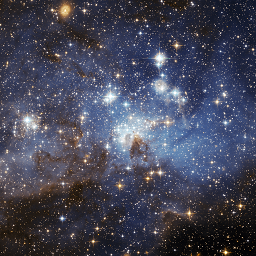
#> input picture lossyImageCompression/spaceSmall.bmp, 256 x 256 px, found by its file name
$ python lossyImageCompression.py
#> lines starting #> are read from the running program, lines starting #| are printed output that depends on the picture
### lossyImageCompression/extractingPixelDataOF.py
from PIL import Image

def takeBMPReturnSizeAndColorArrays(imageName):
    image = Image.open(imageName)
    #image.convert("RGB")
    width = image.size[0]
    height = image.size[1]

    #creating arrays conating the RGB-Values of the image
    redArray = []
    greenArray = []
    blueArray = []

    for y in range(0, height):
        for x in range(0, width):
            red, green, blue = image.getpixel((x,y))
            redArray.append(red)
            greenArray.append(green)
            blueArray.append(blue)
    #works
    return width, height, redArray, greenArray, blueArray

def createNewImage(width, height, redArray, greenArray, blueArray, newImageName, imageFormat):
    #creating a new picture
    newImage = Image.new("RGB", (width, height))
    #pixels first will be black
    pix = newImage.load()

    for i in range(0, width * height):
        x = i % width
        y = int((i - x) / width)
        #let's try round the values!
        #Because RGB values are integers!
        colorTuple = round(redArray[i]), round(greenArray[i]), round(blueArray[i])
        #pixels are filled with colors
        pix[x,y] = colorTuple

    newImage.save(newImageName, imageFormat)

### lossyImageCompression/colorSpaceConversionOF.py
#color space conversion and chroma subsampling

#creating the functions for the color space conversion
def rgbToY(red, green, blue):
    y = 0.299 * red + 0.587 * green + 0.114 * blue
    return y

def rgbToCb(red, green, blue):
    cb = (-0.1687) * red - 0.3313 * green + 0.5 * blue + 128
    return cb

def rgbToCr(red, green, blue):
    cr = 0.5 * red - 0.4187 * green - 0.0813 * blue + 128
    return cr

def yCbCrToR(y, cr):
    red = y + 1.402 * (cr - 128)
    return red

def yCbCrToG(y, cb, cr):
    green = y - (0.34414 * (cb - 128)) - (0.71414 * (cr - 128))
    return green

def yCbCrToB(y, cb):
    blue = y + 1.772 * (cb - 128)
    return blue

#this function does the space conversion and 4:2:0 chroma subsampling
def rgbToYCbCr_4_2_0(redArray, greenArray, blueArray, width, height):
    yArray = []
    cbArray = []
    crArray = []
    #getting the pixels of an image
    for color in range(0, width * height):
        red = redArray[color]
        green = greenArray[color]
        blue = blueArray[color]
        y = rgbToY(red, green, blue)
        yArray.append(y)
        #if column and row are multiples of 2 append pixels
        #there might be a better method to do the subsampling
        column = color % width
        row = int((color - column) / width)
        if column % 2 == 0 and row % 2 == 0:
            cb = rgbToCb(red, green, blue)
            cr = rgbToCr(red, green, blue)
            cbArray.append(cb)
            crArray.append(cr)
    return yArray, cbArray, crArray

# [59 lines left out: functions rgbToYCbCr_4_2_2, rgbToYCbCr_4_4_4, rgbToYCbCr_4_1_1, not called in this run]

def yCbCrToRGBFrom4_2_0(yArray, cbArray ,crArray, width, height):
    newRedArray = []
    newGreenArray = []
    newBlueArray = []
    #need to define them here because they don't have to be calculate new for each pixel
    cb = 0
    cr = 0
    for color in range(0, width * height):
        y = yArray[color]
        column = color % width
        row = int((color - column) / width)
        if column % 2 == 0:
            indexCbCr = int(int(row / 2) * (width / 2) + int(column / 2))
            cb = cbArray[indexCbCr]
            cr = crArray[indexCbCr]
        red = yCbCrToR(y, cr)
        green = yCbCrToG(y, cb, cr)
        blue = yCbCrToB(y, cb)
        newRedArray.append(red)
        newGreenArray.append(green)
        newBlueArray.append(blue)

    return newRedArray, newGreenArray, newBlueArray

# [64 lines left out: functions yCbCrToRGBFrom4_2_2, yCbCrToRGBFrom4_4_4, yCbCrToRGBFrom4_1_1, not called in this run]

#making settings depending on subsampling mode
def colorSCAndChromaSS(redArray, greenArray, blueArray, width, height, subSMode):
    #let's create mode numbers for different subsamplings
    subS4_2_0 = 0
    subS4_2_2 = 1
    subS4_2_2 = 2
    subS4_4_4 = 3
    subS4_1_1 = 4
    subSWidthChroma = 1
    subSHeightChroma = 1

    yArray, cbArray, crArray = [], [], []

    if subSMode == subS4_2_0:
        yArray, cbArray, crArray = rgbToYCbCr_4_2_0(redArray, greenArray, blueArray, width, height)
        subSWidthChroma = int(width / 2)
        subSHeightChroma = int(height / 2)
    elif subSMode == subS4_2_2:
        yArray, cbArray, crArray = rgbToYCbCr_4_2_2(redArray, greenArray, blueArray, width, height)
        subSWidthChroma = int(width / 2)
    elif subSMode == subS4_4_4:
        yArray, cbArray, crArray = rgbToYCbCr_4_4_4(redArray, greenArray, blueArray, width, height)
    elif subSMode == subS4_1_1:
        yArray, cbArray, crArray = rgbToYCbCr_4_1_1(redArray, greenArray, blueArray, width, height)
        subSWidthChroma = int(width / 4)
    else:
        print("Problem with chroma subsampling!")
    return yArray, cbArray, crArray, subSWidthChroma, subSHeightChroma

### lossyImageCompression/sortingInto8x8BlocksOF.py
#this function will take an 1-D-Array and return a 3-D-Array with same values
#It will contain blocks, which contain 8 rows, which contain 8 pixels/colors
def blockArray8x8(bildArray, width, height):
    numberBlocks = int(width * height / 64)
    #this constant will be needed by filling the new Array
    blocksInRow = int(width / 8)
    array3D = []
    for i in range(0, numberBlocks):
        #appending blocks and rows in one step
        array3D.append([[],[],[],[],[],[],[],[]])

    #the array3D will be filled with values
    for j in range(0, len(bildArray)):
        #getting the y- and x-coordinates from the former picture
        x = j % width
        y = int((j - x) / width)
        #sorting into array3D and appending the value
        blockRow = int((y - (y % 8)) / 8)
        blockColumn = int((x - (x % 8)) / 8)
        block = blockRow * blocksInRow + blockColumn
        row = y - blockRow * 8
        array3D[block][row].append(bildArray[j])

    return array3D


#this functions removes what rhw blockArray8x8 did
def oneDArray(array3D, width, height):
    numberBlocks = int(width * height / 64)
    blocksInRow = int(width / 8)
    bildArray = []


    for j in range(0, width * height):
        x = j % width
        y = int((j - x) / width)
        blockRow = int((y - (y % 8)) / 8)
        blockColumn = int((x - (x % 8)) / 8)
        block = blockRow * blocksInRow + blockColumn
        row = y - blockRow * 8
        column = x % 8
        bildArray.append(array3D[block][row][column])

    return bildArray

### lossyImageCompression/printMinutesAndSecondsOF.py
#print minutes and seconds
import time

def printMinutesAndSeconds(startTime):
    newTime = time.time()
    duration = int(newTime - startTime)
    seconds = duration % 60
    minutes = int((duration - seconds) / 60)
    print("It took", minutes, "minutes and",seconds, "seconds!" )
    startTime = newTime
    return startTime

### lossyImageCompression/discreteCosineTransformOF.py
import math

def dct2D(bildArray):

  #ergebnisArray wird angelegt
  ergebnisArray = []
  #zeilen des Arrays werden mit Spalten befuellt
  for k in range(0,8):
    ergebnisArray.append([])

  #durch die zeilen des neuen Arrays gehen
  for k in range(0,8):
  #durch die Spalten des neuen Arrays gehen
    for l in range(0,8):

      #coefficient
      coefficient = 0
      #durch die Zeilen im alten Array gehen
      for m in range(0,8):
        #durch die Spalten im alten Array gehen
        for n in range(0,8):
          wert = bildArray[m][n]
          coefficient +=  wert * math.cos(k * math.pi * ((2 * m) + 1) / 16) * math.cos(l * math.pi * ((2 * n) + 1) / 16)

      #schauen, ob am Rand -> anderer Faktor
      if k == 0 and l != 0: #((k==0)&&(l!=0))
        coefficient=coefficient*1/math.sqrt(2)
      elif l == 0 and k != 0: #((l==0)&&(k!=0))
        coefficient=coefficient*1/math.sqrt(2)
      elif l == 0 and k == 0: #((l==0)&&(k==0))
        coefficient = 0.5 * coefficient
  #anhaengen ins neue Array
      ergebnisArray[k].append(0.25 * coefficient)

  return ergebnisArray


def iDct2D(ergebnisArray):
  bildArray = []
  for m in range(0, 8):
    bildArray.append([])

  for m in range(0,8):
    for n in range(0,8):
      value = 0
      for k in range(0,8):
        for l in range(0,8):
          wert = ergebnisArray[k][l]
          summand = 0.25*wert*math.cos((((2*m)+1)*k*math.pi)/16)*math.cos((((2*n)+1)*l*math.pi)/16)
          if k != 0 and l == 0:
            summand=summand*1/math.sqrt(2)
          elif k==0 and l!=0:
            summand=summand*1/math.sqrt(2)
          elif k == 0 and l == 0:
            summand = 0.5 * summand


          value += summand
	#added int rounding because you need integers for an rgb image
      bildArray[m].append(int(value))
  return bildArray

### lossyImageCompression/quantizationOF.py
#quantisation
matrixMidQ = [[16, 11, 10, 16, 24, 40, 51, 61],
[12, 12, 14, 19, 26, 58, 60, 55],
[14, 13, 16, 24, 40, 57, 69, 56],
[14, 17, 22, 29, 51, 87, 80, 62],
[18, 22, 37, 56, 68, 109, 103, 77],
[24, 35, 55, 64, 81, 104, 113, 92],
[49, 64, 78, 87, 103, 121, 120, 101],
[72, 92, 95, 98, 112, 100, 103, 99]]

matrixHighQ = [[8, 16, 19, 22, 26, 27, 29, 34],
[16, 16, 22, 24, 27, 29, 34, 37],
[19, 22, 26, 27, 29, 34, 34, 38],
[22, 22, 26, 27, 29, 34, 37, 40],
[22, 26, 27, 29, 32, 35, 40, 48],
[26, 27, 29, 32, 35, 40, 48, 58],
[26, 27, 29, 34, 38, 46, 56, 69],
[27, 29, 35, 38, 46, 56, 69, 83]]

matrixLowQ = [[62, 65, 57, 60, 72, 63, 60, 82],
[57, 55, 56, 82, 108, 87, 62, 71],
[58, 50, 60, 111, 148, 114, 67, 65],
[65, 55, 66, 120, 155, 114, 68, 70],
[70, 63, 67, 101, 122, 88, 60, 78],
[71, 71, 64, 70, 80, 62, 56, 81],
[75, 82, 67, 54, 63, 65, 66, 83],
[81, 94, 75, 54, 68, 81, 81, 87]]


def quantize(matrixString, block8x8):
  matrix = []
  if matrixString == "matrixHighQ":
    matrix = matrixHighQ
  elif matrixString == "matrixMidQ":
    matrix = matrixMidQ
  elif matrixString == "matrixLowQ":
    matrix = matrixLowQ
  else:
    #print("Custom!")
    factor = int(matrixString)

    for k in range(0,8):
      matrix.append([])
      for l in range(0,8):
        matrix[k].append(factor)
    #print("Made the quantizationblock")
  quantizedArray = []
  for row in range(0,8):
    quantizedArray.append([])

  #for rows
  for k in range(0, 8):
    #for columns
    for l in range(0,8):
      #quantize values and apend to quantizedArray
      #test if there is a difference between int() and round() for the result
      quantizedCoeff = round(block8x8[k][l] / matrix[k][l])
      quantizedArray[k].append(quantizedCoeff)
  return quantizedArray

def dequantize(matrixString, qBlock8x8):
  matrix = []
  if matrixString == "matrixHighQ":
    matrix = matrixHighQ
  elif matrixString == "matrixMidQ":
    matrix = matrixMidQ
  elif matrixString == "matrixLowQ":
    matrix = matrixLowQ
  else:
    #print("Custom!")
    factor = int(matrixString)

    for k in range(0,8):
      matrix.append([])
      for l in range(0,8):
        matrix[k].append(factor)
    #print("Made the quantizationblock")
  dequantizedArray = []
  for row in range(0,8):
    dequantizedArray.append([])
  for k in range(0, 8):
  #for columns
    for l in range(0,8):
      #quantize values and apend to quantizedArray
      deQuantizedCoeff = qBlock8x8[k][l] * matrix[k][l]
      dequantizedArray[k].append(deQuantizedCoeff)
  return dequantizedArray

### lossyImageCompression/lossyImageCompression.py
import colorSpaceConversionOF as CSC
import discreteFourierTransformOF as DFT
import extractingPixelDataOF as EPD
import sortingInto8x8BlocksOF as SIB
import printMinutesAndSecondsOF as PMS
import discreteCosineTransformOF as DCT
import quantizationOF as QTZ


#testing how long it takes
import time


def compressImageAndSaveNewOne(imageName, subSMode, quantMatrix, newImageName):
    #image compression
    startTime = time.time()
    #necessary: imageName and position
    #imageName = "spaceSmall.bmp"

    #getting image (rgb) values
    width, height, redArray, greenArray, blueArray = EPD.takeBMPReturnSizeAndColorArrays(imageName)
#> in takeBMPReturnSizeAndColorArrays, image is the input picture: PIL image 256x256 RGB; mean R, G, B 68.5, 70, 87
#> after the loop in takeBMPReturnSizeAndColorArrays, `for y in range(0, height):`: blueArray = 65536 items
#> width = 256; height = 256; redArray = 65536 items; greenArray = 65536 items; blueArray = 65536 items
    print("Got the RGB values!")
    startTime = PMS.printMinutesAndSeconds(startTime)


    #color space conversion into ycbcr and chroma subsampling
    yArray, cbArray, crArray, subSWidthChroma, subSHeightChroma = CSC.colorSCAndChromaSS(redArray, greenArray, blueArray, width, height, subSMode)
#> the loop in rgbToYCbCr_4_2_0, `for color in range(0, width * height):` made 65536 passes
#> (red, green, blue, y, cb, cr) on passes 1, 3, 5, 7, 9, 11, 13, 15, 17, 19, 21, 23: (32, 26, 23, 27.45, 125.5, 131.2), (34, 27, 23, 28.64, 124.8, 131.8), (41, 34, 33, 35.98, 126.3, 131.6), (44, 38, 39, 39.91, 127.5, 130.9), (46, 39, 40, 41.21, 127.3, 131.4), (127, 95, 69, 101.6, 109.6, 146.1), (40, 38, 49, 39.85, 133.2, 128.1), (162, 134, 101, 138.6, 106.8, 144.7), (34, 33, 41, 34.21, 131.8, 127.8), (39, 36, 42, 37.58, 130.5, 129), (37, 34, 40, 35.58, 130.5, 129), (47, 40, 41, 42.21, 127.3, 131.4)
#> (red, green, blue, y, cb) on pass 97: (41, 44, 63, 45.27, 138)

    print("Converted into yCbCr!")
    startTime = PMS.printMinutesAndSeconds(startTime)

    #sorting into 8x8-Blocks, separate for y, cb and cr
    yArray3D = SIB.blockArray8x8(yArray, width, height)

    cbArray3D = SIB.blockArray8x8(cbArray, subSWidthChroma, subSHeightChroma)
    crArray3D = SIB.blockArray8x8(crArray, subSWidthChroma, subSHeightChroma)
    print("Sorted into Blocks!")
    startTime = PMS.printMinutesAndSeconds(startTime)

    #center -> subtract 128 from every value

    for i in range(0, len(yArray3D)):
        #through row
        for m in range(0,8):
            #through column
            for n in range(0,8):
                yArray3D[i][m][n] -= 128
    for i in range(0, len(cbArray3D)):
        #through row
        for m in range(0,8):
            #through column
            for n in range(0,8):
                cbArray3D[i][m][n] -= 128
    for i in range(0, len(crArray3D)):
        #through row
        for m in range(0,8):
            #through column
            for n in range(0,8):
                crArray3D[i][m][n] -= 128


    #transformation, also for each "color"
    coefficientsArrayY3D = []
    coefficientsArrayCb3D = []
    coefficientsArrayCr3D = []
    for i in yArray3D:
        coefficientsArrayY = DCT.dct2D(i) #DFT.DFT(i, 8, 8)
        coefficientsArrayY3D.append(coefficientsArrayY)
    for i in cbArray3D:
        coefficientsArrayCb = DCT.dct2D(i) #DFT.DFT(i,  8, 8)
        coefficientsArrayCb3D.append(coefficientsArrayCb)
    for i in crArray3D:
        coefficientsArrayCr = DCT.dct2D(i) #DFT.DFT(i, 8, 8 )
        coefficientsArrayCr3D.append(coefficientsArrayCr)
    print("Transformed into coefficients!")
    startTime = PMS.printMinutesAndSeconds(startTime)

    #quantization
    quantizedArrayY3D = []
    quantizedArrayCb3D = []
    quantizedArrayCr3D = []

    for i in coefficientsArrayY3D:
        quantizedArrayY3D.append(QTZ.quantize(quantMatrix, i))
    for i in coefficientsArrayCb3D:
        quantizedArrayCb3D.append(QTZ.quantize(quantMatrix, i))
    for i in coefficientsArrayCr3D:
        quantizedArrayCr3D.append(QTZ.quantize(quantMatrix, i))
    print("Quantized")


    #coding
    #no code yet

    #--------------------------------------------------

    #image decompression

    #decoding
    #no code yet

    #dequantization
    dequantizedArrayY3D = []
    dequantizedArrayCb3D = []
    dequantizedArrayCr3D = []

    for i in quantizedArrayY3D:
        dequantizedArrayY3D.append(QTZ.dequantize(quantMatrix, i))
    for i in quantizedArrayCb3D:
        dequantizedArrayCb3D.append(QTZ.dequantize(quantMatrix, i))
    for i in quantizedArrayCr3D:
        dequantizedArrayCr3D.append(QTZ.dequantize(quantMatrix, i))
    print("Dequantized")

    #inverse transformation
    newYArray3D = []
    newCbArray3D = []
    newCrArray3D = []
    for i in dequantizedArrayY3D:
        newYArray3D.append(DCT.iDct2D(i)) #DFT.iDFT(i, 8, 8))
    for i in dequantizedArrayCb3D:
        newCbArray3D.append(DCT.iDct2D(i)) #DFT.iDFT(i, 8, 8))
    for i in dequantizedArrayCr3D:
        newCrArray3D.append(DCT.iDct2D(i)) #DFT.iDFT(i,8, 8))
    print("Transformed into Data again!")
    startTime = PMS.printMinutesAndSeconds(startTime)

    #decenter -> add 128 to every value
    #through 8x8 blocks

    for i in range(0, len(newYArray3D)):
        #through row
        for m in range(0,8):
            #through column
            for n in range(0,8):
                newYArray3D[i][m][n] += 128
    for i in range(0, len(newCbArray3D)):
        #through row
        for m in range(0,8):
            #through column
            for n in range(0,8):
                newCbArray3D[i][m][n] += 128
    for i in range(0, len(newCrArray3D)):
        #through row
        for m in range(0,8):
            #through column
            for n in range(0,8):
                newCrArray3D[i][m][n] += 128

    #inverse 8x8-Sorting
    newYArray = SIB.oneDArray(newYArray3D, width, height)
    newCbArray = SIB.oneDArray(newCbArray3D, subSWidthChroma, subSHeightChroma)
    newCrArray = SIB.oneDArray(newCrArray3D, subSWidthChroma, subSHeightChroma)
    print("Sorted into an one-dimensional Array again!")
    startTime = PMS.printMinutesAndSeconds(startTime)

    #color space conversion to rgb
    newRedArray, newGreenArray, newBlueArray = CSC.yCbCrToRGBFrom4_2_0(newYArray, newCbArray ,newCrArray, width, height)
    print("Converted back to RGB!")
    startTime = PMS.printMinutesAndSeconds(startTime)

    #saving the picture as rgb
    #newImageName = "newSpace.bmp"
    imageFormat = "bmp"
    #look out for the parameters!

    #just for testing

    EPD.createNewImage(width, height, newRedArray, newGreenArray, newBlueArray, newImageName, imageFormat)
#> in createNewImage, `newImage = Image.new("RGB", (width, height))`: newImage: PIL image 256x256 RGB; every value is 0
#> in createNewImage, `newImage.save(newImageName, imageFormat)`:
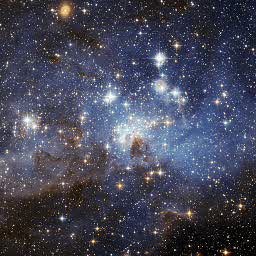
#> saved as newSpaceSmallHighQRound.bmp: PIL image 256x256 RGB; mean R, G, B 69, 70.5, 86.9


    print("Finished!")

#possible subsampling modes
subS4_2_0 = 0
subS4_2_2 = 1
subS4_4_4 = 2
subS4_1_1 = 3


#main programm:
#don't forget to set names and suffixes!
path = "/Users/maxschild/Desktop/cubesat/Picture-taking-compressing-and-sending-master/lossyImageCompression/images/original/"
imageName = path + "spaceSmall.bmp"
subSMode = subS4_2_0 #set mode for color subsampling
newImageName = "newSpaceSmallHighQRound.bmp"
quantizationQuality = "matrixHighQ"
compressImageAndSaveNewOne(imageName, subSMode, quantizationQuality, newImageName)
